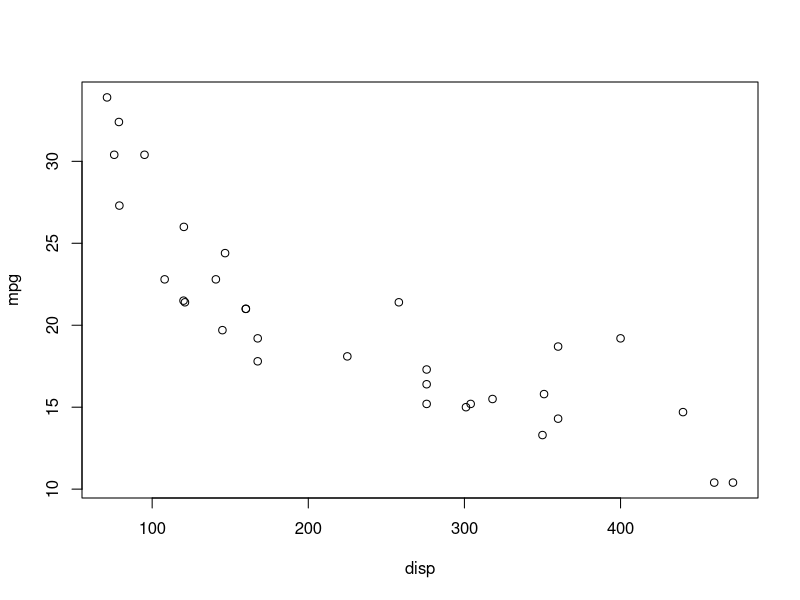
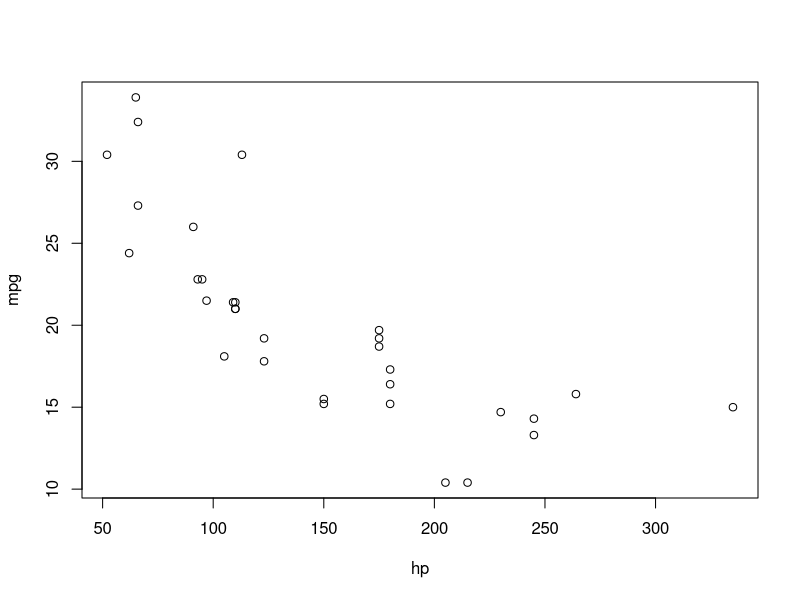
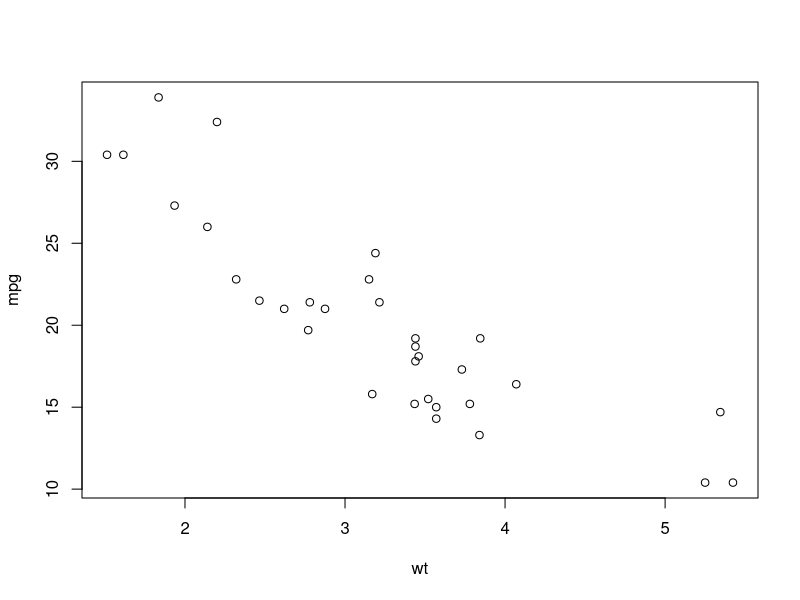
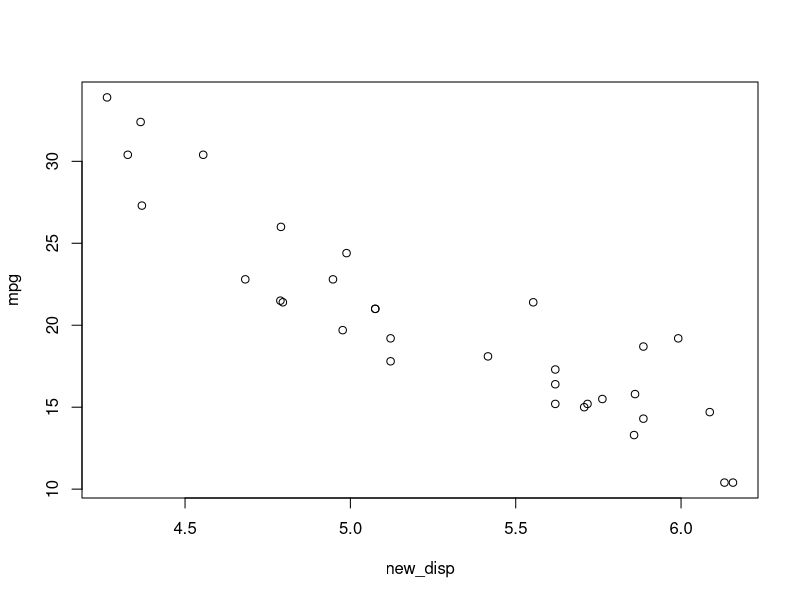
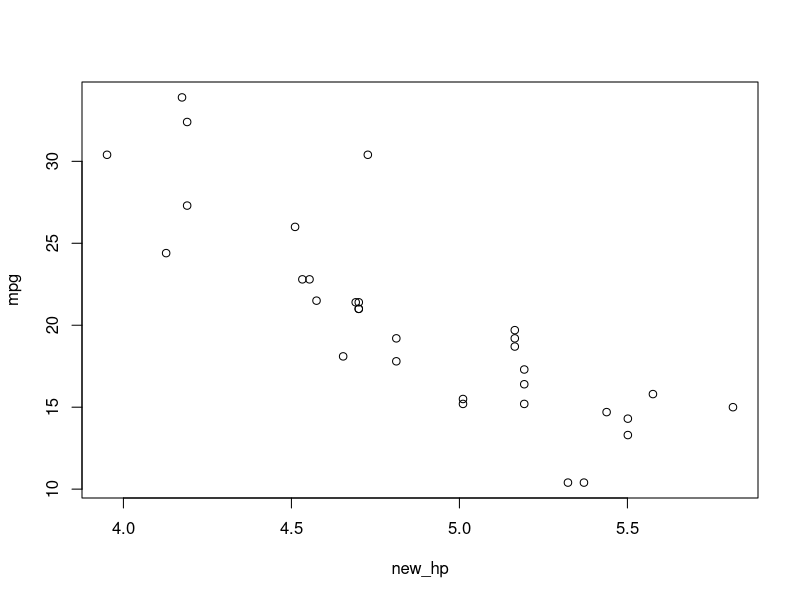
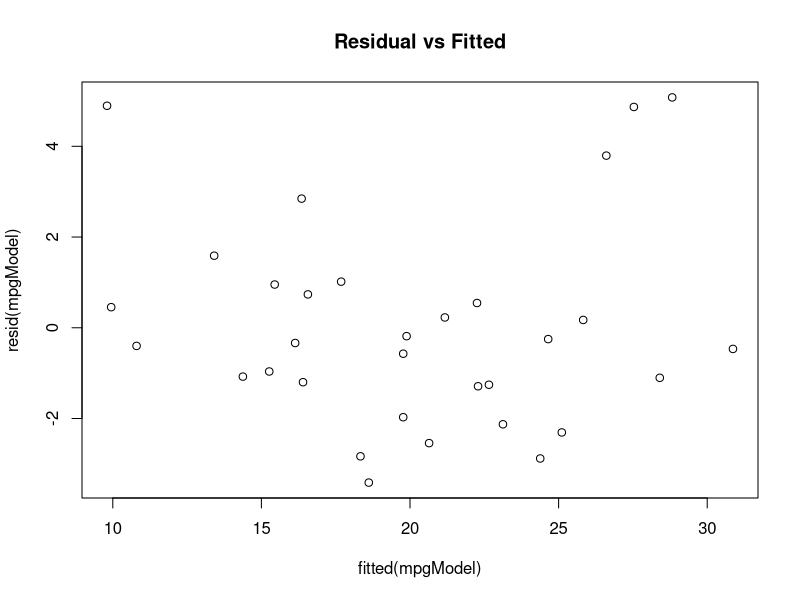
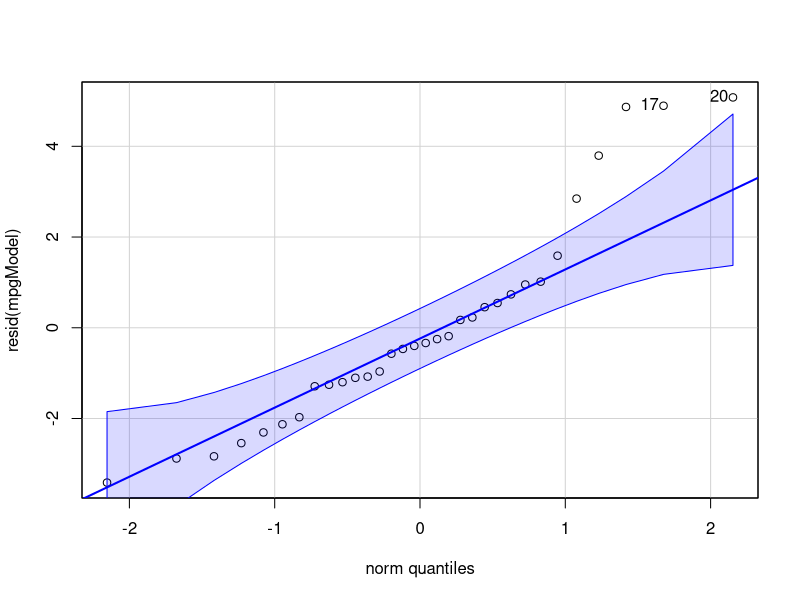
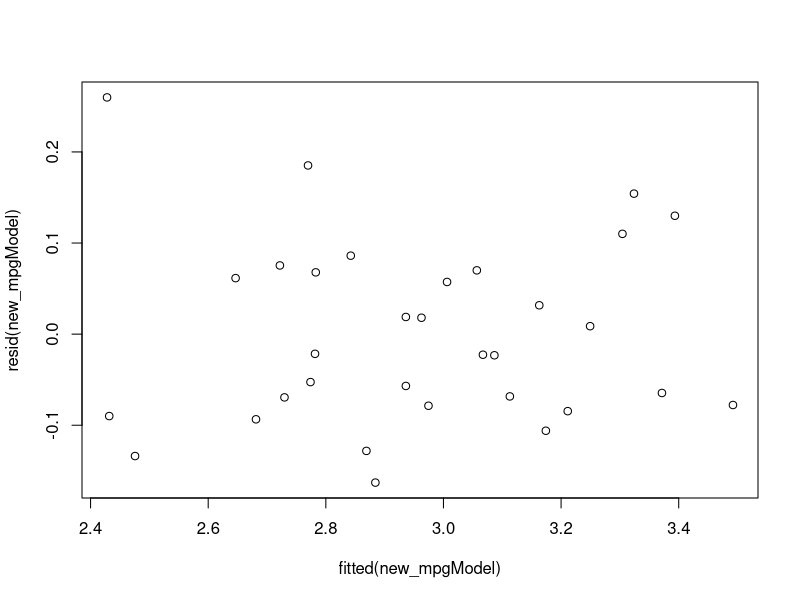

Generate these figures, in order, with R: (Note: this script raises an error after producing the figures.)
## ---- chunk 1
knitr::opts_chunk$set(echo = TRUE, comment = NA)
## ---- chunk 2
library(tidyverse)
## ---- chunk 3
myData <- read_csv("carmpg.csv")
attach(myData)
head(myData)
## ---- chunk 4
summary(myData)
## ---- chunk 5
new_gear <- factor(gear)
## ---- chunk 6
cor( data.frame(mpg, disp, hp, wt) )
## ---- chunk 7
plot(mpg ~ disp)
plot(mpg ~ hp)
plot(mpg ~ wt)
## ---- chunk 8
new_disp <- log(disp)
new_hp <- log(hp)

plot(mpg ~ new_disp)
plot(mpg ~ new_hp)
## ---- chunk 9
cor( data.frame(mpg, new_disp, new_hp, wt) )
## ---- chunk 10
mpgModel <- lm( mpg ~ new_disp + new_hp + wt + new_gear)
summary(mpgModel)
## ---- chunk 11
mpgModel <- lm( mpg ~ new_disp + new_hp + wt)
summary(mpgModel)
## ---- chunk 12
mpgModel <- lm( mpg ~ new_hp + wt)
summary(mpgModel)
## ---- chunk 13
plot(resid(mpgModel) ~ fitted(mpgModel), main="Residual vs Fitted")
## ---- chunk 14
library(car) # this library lets me make the nice plot with dashed lines
qqPlot(resid(mpgModel))
## ---- chunk 15
newMpg <- log(mpg)
new_mpgModel <- lm(newMpg ~ new_hp + wt)
summary(new_mpgModel)
## ---- chunk 16
plot(resid(new_mpgModel) ~ fitted(new_mpgModel))
qqPlot(new_mpgModel)
